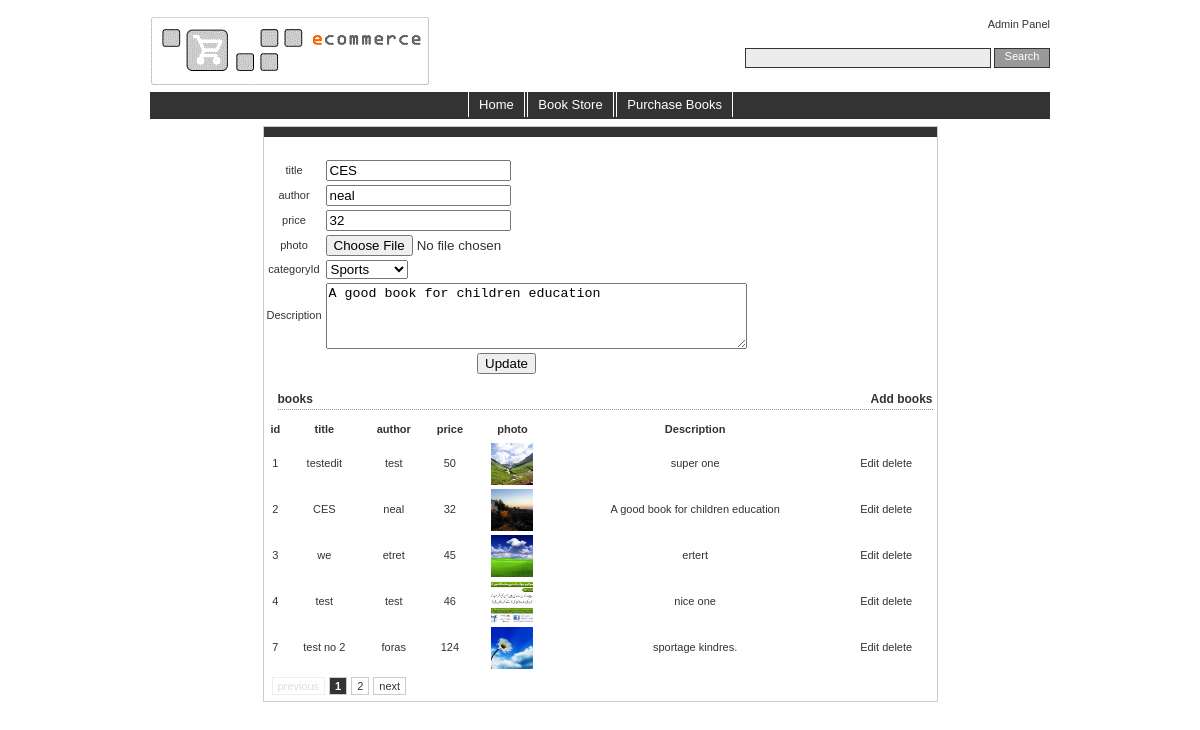
The page /a-Demo/Cart/books.php?action=edit&id=2 on the database its author committed.
### tables this page shows
CREATE TABLE IF NOT EXISTS `books` (
  `id` int(11) NOT NULL AUTO_INCREMENT,
  `title` varchar(30) NOT NULL,
  `author` varchar(30) NOT NULL,
  `price` float NOT NULL,
  `photo` varchar(30) DEFAULT NULL,
  `categoryId` int(11) NOT NULL,
  `Description` varchar(200) DEFAULT NULL,
  PRIMARY KEY (`id`),
  KEY `categoryId` (`categoryId`)
);

CREATE TABLE IF NOT EXISTS `category` (
  `id` int(11) NOT NULL AUTO_INCREMENT,
  `category` varchar(30) NOT NULL,
  PRIMARY KEY (`id`)
);

### a-Demo/Cart/books.php (the view, shortened to what this page needs)
<?php
include "header.php";
include "model_books.php";
$show = 0;
$row = "";
$message = "";
$Object = new model_books();
$submitButton = "add";
if(isset($_GET['action'])){
  if($_GET["action"]=="edit"){
	  $Object->setid($_GET['id']);
	  $row=$Object->getbooks();
	  if(count($row) > 0){
		  $submitButton = "Update";
		  $show = 1;
	  }
  }
}
?>
<div id="mainwrapper" style="width:75%; margin: 0 auto; float:none;">
  <div id="maincontent" style="margin-left:0;>
    <div class="homepics">
	<h2><?php echo $message; ?></h2>
<?php if($show == 1){
?>
<form id="cart" method="post" action="books.php" enctype="multipart/form-data">
  <table width="300" style="margin-top:20px;">
	<tbody>
       	<tr><td align="center">title</td><td><input type="textbox" name="title" value="<?php if($row){ echo $row[0]->gettitle();} ?>" /></td></tr>
       	<tr><td align="center">author</td><td><input type="textbox" name="author" value="<?php if($row){ echo $row[0]->getauthor();} ?>" /></td></tr>
       	<tr><td align="center">price</td><td><input type="textbox" name="price" value="<?php if($row){ echo $row[0]->getprice();} ?>" /></td></tr>
       	<tr><td align="center">photo</td><td><input type="file" name="photo" value="<?php if($row){ echo $row[0]->getphoto();} ?>" /></td></tr>
       	<tr><td align="center">categoryId</td><td><select name="categoryId"><?php echo $Object->dropdown("categoryId",($row?$row[0]->getcategoryId():'')); ?></select></td></tr>
       	<tr><td align="center">Description</td><td><textarea name=Description rows="4" cols="50"><?php if($row){ echo $row[0]->getDescription();} ?></textarea></td></tr>
	  <tr ><td colspan="2" align="center"><input type="submit"  name="submit" value="<?php echo $submitButton; ?>"></td></tr>
	</tbody>
  </table>
</form>
<?php }?>
<h1><span style="float:left;">books</span><a href="books.php?action=add">Add books</a></h1>
<?php
$tbl_name="`books`";
$Object->setid('');
if($text!=''){
	$Object->settitle($text);
	$sql = $Object->searchbooks(1);
}else{
	$sql = $Object->getbooks(1);
}
include "pagination.php";
$result = mysqli_query($con,$sql);
 $books=$Object->buildarray($result);
?>
<table width="670">
<thead>
<tr>
       <th>id</th>
       <th>title</th>
       <th>author</th>
       <th>price</th>
       <th>photo</th>
       <th>Description</th>
</tr>
</thead>
  <tbody>
  <?php
for($i=0;$i<count($books);$i++){?>
  <tr>
       <td align="center"><?php echo $books[$i]->getid(); ?></td>
       <td align="center"><?php echo $books[$i]->gettitle(); ?></td>
       <td align="center"><?php echo $books[$i]->getauthor(); ?></td>
       <td align="center"><?php echo $books[$i]->getprice(); ?></td>
       <td align="center"><img src="images/<?php echo $books[$i]->getphoto(); ?>" height="42" width="42"> </td>
       <td align="center"><?php echo $books[$i]->getDescription(); ?></td>
  <td align="center"><a href="books.php?action=edit&id=<?php echo $books[$i]->getid();?>">Edit</a>
	  <a href="books.php?action=delete&id=<?php echo $books[$i]->getid();?>">delete</a>
  </td>
  </tr>
<?php
}
?>
</tbody>
</table>
<?php echo $pagination; ?>
</div>
</div>
</div>
<?php include "footer.php"; ?>

### a-Demo/Cart/css/style.css (style rules this page uses)
#mainwrapper { float: left; width: 100%; }
#maincontent { margin-left: 150px; border: 1px solid #ccc; }
A:link { color: #333; text-decoration: none; }
h1 { font-size: 12px; font-family : Verdana,Arial,sans-serif; font-weight : bold; padding-top: 5px; border-bottom: 1px dotted #999; color : #333; margin-left: 14px; margin-right: 4px; text-align:right; }
h2 { font-size: 12px; font-family : Verdana,Arial,sans-serif; font-weight : bold; padding: 5px; background-color: #333; color : #FFF; margin-top:0px; }

### rows shown on the page
books: title "CES", author "neal", price "32", Description "A good book for children education", id "2", photo (picture)
category: categoryId "Sports"
books: id "1", title "testedit", author "test", price "50", photo (picture), Description "super one"
books: id "3", title "we", author "etret", price "45", photo (picture), Description "ertert"
books: id "4", title "test", author "test", price "46", photo (picture), Description "nice one"
books: id "7", title "test no 2", author "foras", price "124", photo (picture), Description "sportage kindres."
